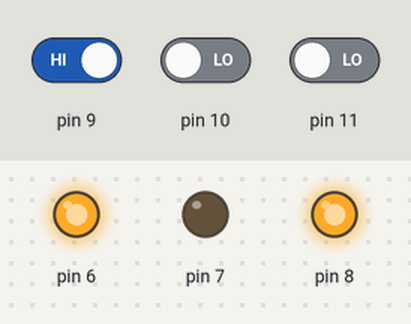
A sketch run on a simulated Arduino Uno, built with avr-gcc and run on an emulated ATmega328P. On the bench: output pins drawn as LEDs (lit = HIGH). Inputs (shaded band) come from the test bench; at power-on: pin 9 HIGH, pin 10 LOW, pin 11 LOW.

Above: at 2.8 s.
2.9 s: pin 9 driven LOW
At 4.2 s:
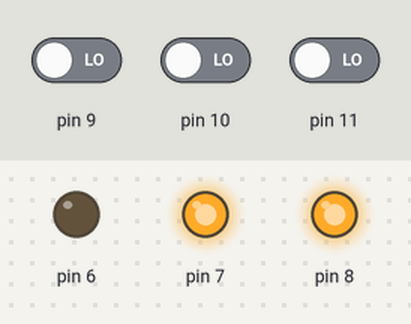
4.5 s: pin 9 driven HIGH
At 5.7 s:
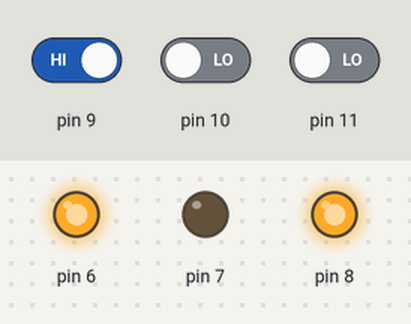
6.5 s: pin 10 driven HIGH
At 7.3 s:
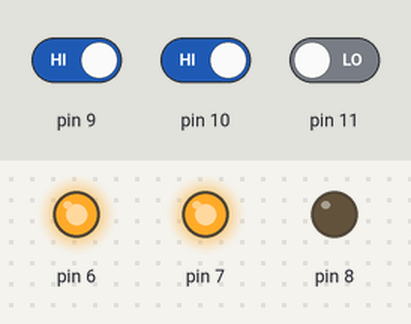
8.5 s: pin 11 driven HIGH
At 10.0 s:
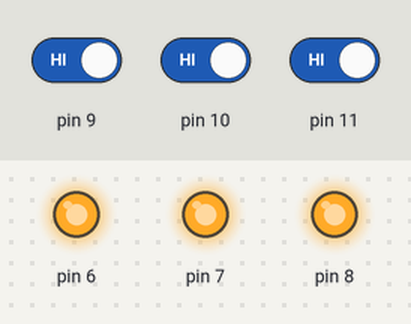
10.5 s: pin 11 driven LOW
At 11.1 s:
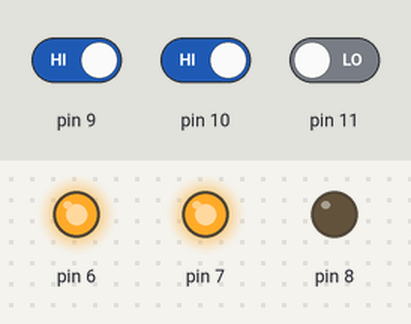
Timing chart, 0 to 13.0 s (numbered marks = the images above; inputs shaded):
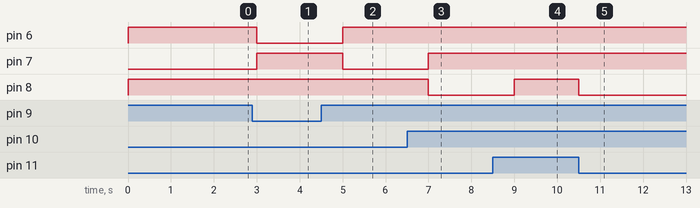

The sketch:

leb-3switch.ino
```cpp
void setup() {

  pinMode(6, OUTPUT);
  pinMode(7, OUTPUT);
  pinMode(8, OUTPUT);

  pinMode(9, INPUT);
  pinMode(10, INPUT);
  pinMode(11, INPUT);

}

void loop() {

  if(digitalRead(9)==LOW){
    digitalWrite(6,LOW);
    digitalWrite(7,HIGH);
    digitalWrite(8,HIGH);
    delay(1000);
  }
  else if(digitalRead(10)==LOW){
    digitalWrite(6,HIGH);
    digitalWrite(7,LOW);
    digitalWrite(8,HIGH);
    delay(1000);
  }
   else if(digitalRead(11)==LOW){
    digitalWrite(6,HIGH);
    digitalWrite(7,HIGH);
    digitalWrite(8,LOW);
    delay(1000);
  }
  else{
    digitalWrite(6,HIGH);
    digitalWrite(7,HIGH);
    digitalWrite(8,HIGH);
  }
}
```

Measured:
- after the input at 2.9 s, pin 6: HIGH → LOW after 0.10 s; pin 7: LOW → HIGH after 0.10 s
- after the input at 4.5 s, pin 6: LOW → HIGH after 0.50 s; pin 7: HIGH → LOW after 0.50 s
- after the input at 6.5 s, pin 7: LOW → HIGH after 0.50 s; pin 8: HIGH → LOW after 0.50 s
- after the input at 8.5 s, pin 8: LOW → HIGH after 0.50 s
- after the input at 10.5 s, pin 8: HIGH → LOW at once
